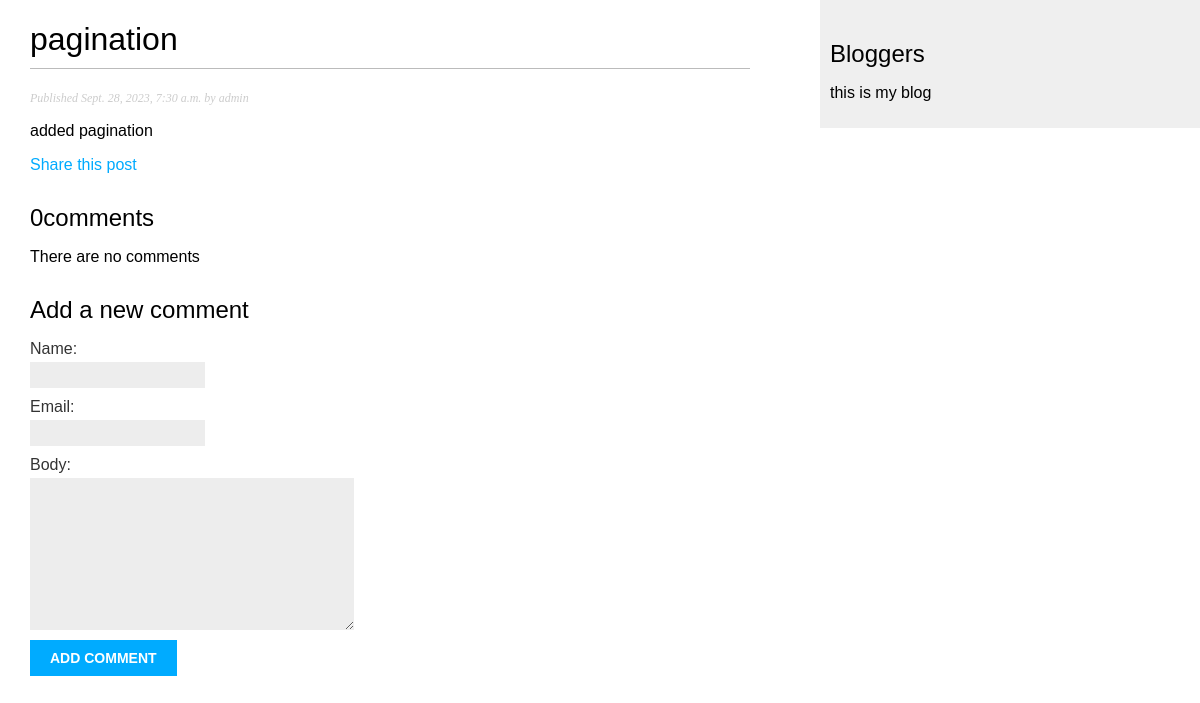
Screenshot of /blog/2023/9/28/pagination/ with the database file from the repository.
### blog/models.py (models this page shows, shortened)
class Post(models.Model):
    class Status(models.TextChoices):
        DRAFT = 'DF', 'Draft'
        PUBLISHED = 'PB', 'Published'
    title = models.CharField(max_length = 250)
    slug = models.SlugField(max_length = 250, unique_for_date= 'publish', )
    author = models.ForeignKey(User,on_delete=models.CASCADE,related_name='blog_posts')
    body = models.TextField()
    publish = models.DateTimeField(default=timezone.now)
    created = models.DateTimeField(auto_now_add = True)
    updated = models.DateTimeField(auto_now = True)
    image =models.ImageField(null=True,blank=True,upload_to='images/')
    status = models.CharField(max_length=2,choices=Status.choices,default = Status.DRAFT)
    published = PublishedManager()
    objects = models.Manager()
    class Meta:
        ordering = ['-publish']
        indexes = [models.Index(fields=['-publish']),]

### blog/views.py (the view)
# urls.py: path('<int:year>/<int:month>/<int:day>/<slug:post>/', views.post_detail,name = 'post_detail'), # mapps to the post_detail view
def post_detail(request, year, month, day,post):
    post = get_object_or_404(Post,status = Post.Status.PUBLISHED,
                             slug=post,
                             publish__year = year,
                             publish__month = month,
                             publish__day = day,
                             )
    comments = post.comments.filter(active = True) # list of active comments for this post
    form = CommentForm()
    return render(request,'blog/post/detail.html',{'post': post,
                                                   'comments': comments,
                                                   'form': form})

### blog/forms.py
class CommentForm(forms.ModelForm):
    class Meta:
       model = Comment # indicating which model to build the form from
       fields = ['name','email','body'] # explicitly telling djando which fields to include

### blog/models.py (called while the page is built)
    def get_queryset(self):
        return super().get_queryset().filter(status = Post.Status.PUBLISHED)

### blog/templates/blog/post/detail.html (shortened to what this page needs)
{% extends "blog/base.html" %}
{% block content %}
    <h1>{{ post.title }}</h1>
    <p class = 'date'> Published {{ post.publish }} by {{ post.author}}</p>
    {{ post.body|linebreaks }}
    <p>
        <a href="{% url 'blog:post_share' post.id %}">Share this post</a>
    </p>
    {% with comments.count as total_comments %}
    <h2>
        {{ total_comments }}comment{{ total_comments|pluralize }}
    </h2>
    {% endwith %}
    {% for comment in comments %}
        <div class = "comments">
            <p class = "info">
                Comment {{ forloop.counter }} by {{ comment.name }}
                {{ comment.created }}
            </p>
            {{ comment.body|linebreaks}}
        </div>
        {% empty %}
            <p>There are no comments</p>
    {% endfor %}
    {% include "blog/post/includes/comment_form.html" %}
{% endblock %}

### static/blog/blog.css (style rules this page uses)
body { margin:0; padding:0; font-family:helvetica, sans-serif; }
a { color:#00abff; text-decoration:none; }
h1 { font-weight:normal; border-bottom:1px solid #bbb; padding:0 0 10px 0; }
h2 { font-weight:normal; margin:30px 0 0; }
p.date { color:#ccc; font-family: georgia, serif; font-size: 12px; font-style: italic; }
label { float:left; clear:both; color:#333; margin-bottom:4px; }
input, textarea { clear:both; float:left; margin:0 0 10px; background:#ededed; border:0; padding:6px 10px; font-size:12px; }

### rows the page displays
Post: title "pagination", publish "Sept. 28, 2023, 7:30 a.m.", author "admin", body "added pagination"

### other values shown
{{ total_comments }} "0"
